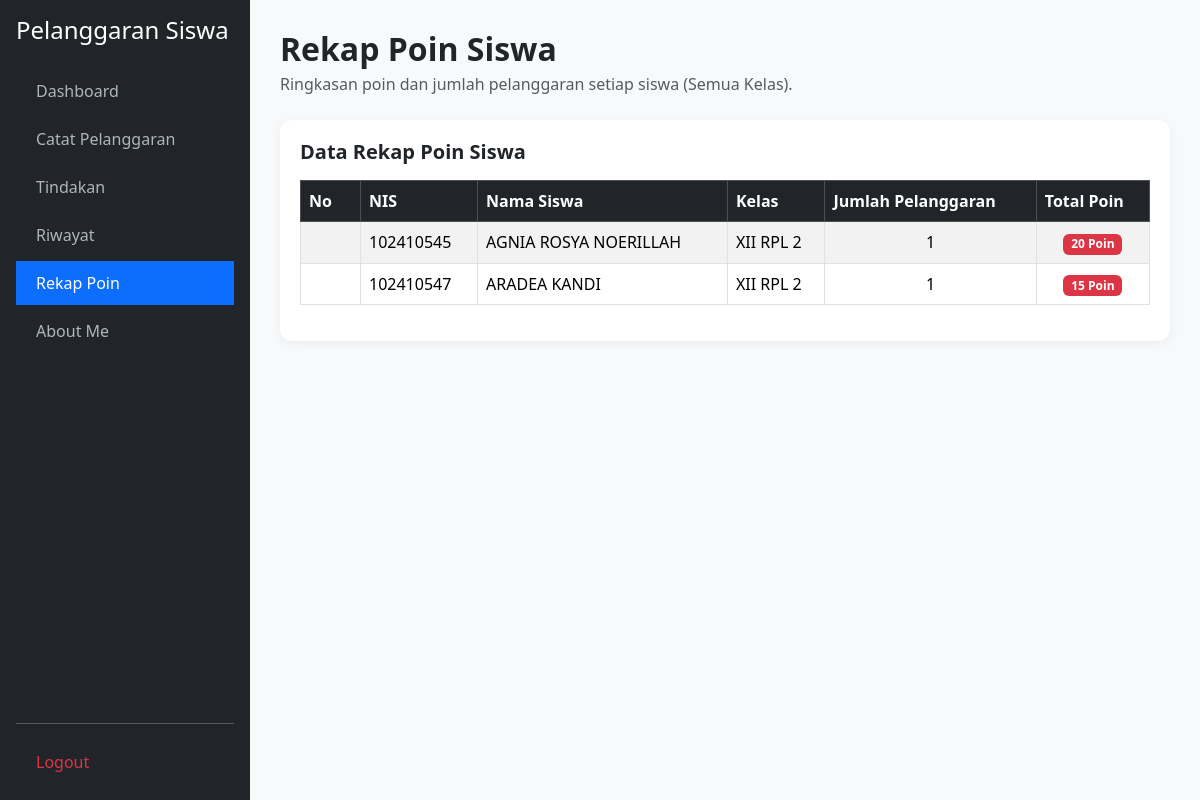
The page /rekap_poin.php on the database as committed earlier.
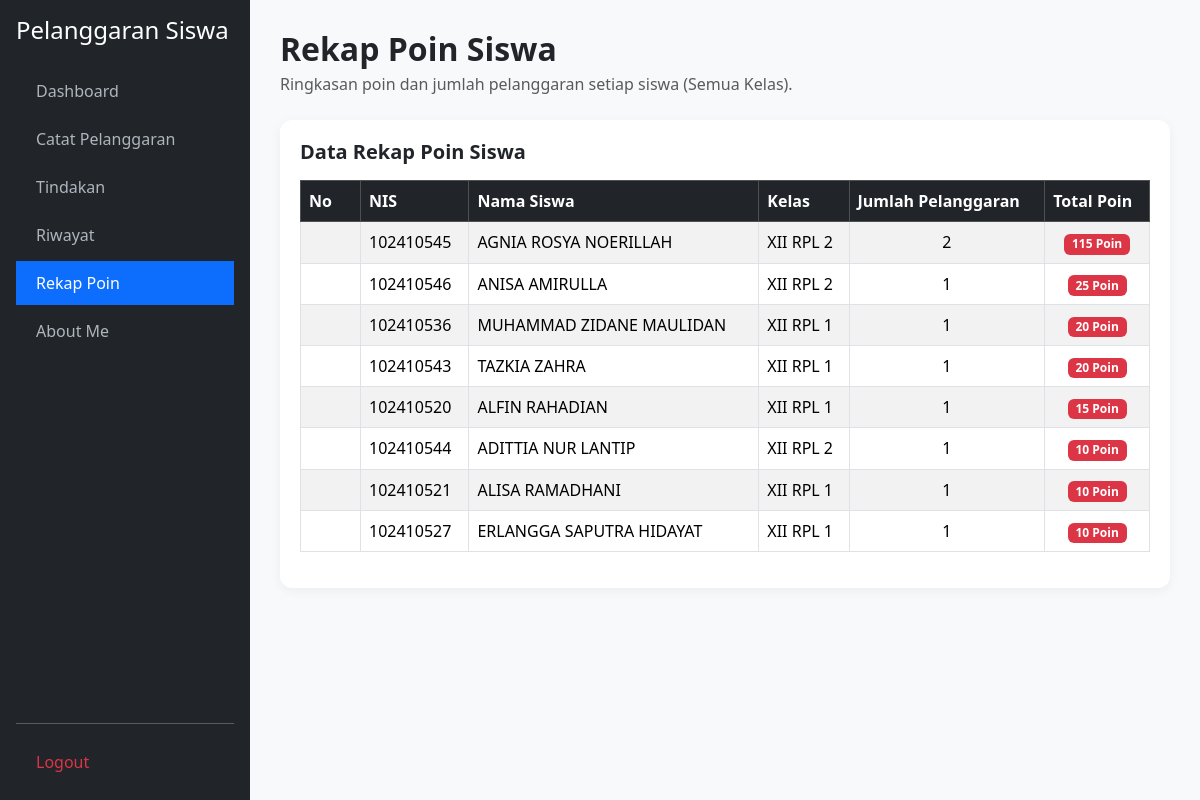
The same page on the database as committed later.
### tables this page shows
CREATE TABLE `t_siswa` (
  `id` int(11) NOT NULL,
  `nis` varchar(30) NOT NULL,
  `nisn` varchar(20) DEFAULT NULL,
  `nama` varchar(150) NOT NULL,
  `jenis_kelamin` char(1) DEFAULT NULL,
  `tanggal_lahir` date DEFAULT NULL,
  `alamat` text DEFAULT NULL,
  `status_aktif` tinyint(1) DEFAULT 1,
  `created_at` timestamp NULL DEFAULT NULL,
  `updated_at` timestamp NULL DEFAULT NULL
);

### rekap_poin.php (the view, shortened to what this page needs)
<?php
require_once 'koneksi.php';
$conn = $conn ?? ($koneksi ?? null);
$sql = "SELECT s.id AS siswa_id, s.nis, s.nama AS nama_siswa, k.nama AS nama_kelas,
        COUNT(ps.id) AS jumlah_pelanggaran, COALESCE(SUM(ps.poin), 0) AS total_poin
        FROM t_siswa AS s
        LEFT JOIN t_kelas_siswa AS ks ON ks.siswa_id = s.id AND ks.status_aktif = 1
        LEFT JOIN t_kelas AS k ON k.id = ks.kelas_id
        LEFT JOIN t_pelanggaran_siswa AS ps ON ps.siswa_id = s.id
        GROUP BY s.id, s.nis, s.nama, k.nama
        HAVING jumlah_pelanggaran > 0
        ORDER BY total_poin DESC, s.nama ASC";
$result = mysqli_query($conn, $sql);
function e($v) { return htmlspecialchars((string)($v ?? '-'), ENT_QUOTES, 'UTF-8'); }
?>
<!DOCTYPE html>
<html lang="id">
<head>
    <link href="https://cdn.jsdelivr.net/npm/bootstrap@5.3.3/dist/css/bootstrap.min.css" rel="stylesheet">
    <link href="https://cdn.datatables.net/1.13.8/css/dataTables.bootstrap5.min.css" rel="stylesheet">
</head>
<body>
<div class="sidebar d-flex flex-column p-3">
    <h4 class="text-white mb-4">Pelanggaran Siswa</h4>
    <ul class="nav nav-pills flex-column mb-auto">
        <li class="nav-item mb-1"><a href="dashboard.php">Dashboard</a></li>
        <li class="nav-item mb-1"><a href="catat_pelanggaran.php">Catat Pelanggaran</a></li>
        <li class="nav-item mb-1"><a href="tindakan.php">Tindakan</a></li>
        <li class="nav-item mb-1"><a href="riwayat.php">Riwayat</a></li>
        <li class="nav-item mb-1"><a href="rekap_poin.php" class="active">Rekap Poin</a></li>
        <li class="nav-item mb-1"><a href="about_me.php">About Me</a></li>
    </ul>
    <hr><a href="logout.php" class="text-danger" onclick="return confirm('Yakin ingin keluar?')">Logout</a>
</div>
<div class="main">
    <div class="mb-4">
        <h2 class="fw-bold mb-1">Rekap Poin Siswa</h2>
        <p class="text-muted">Ringkasan poin dan jumlah pelanggaran setiap siswa (Semua Kelas).</p>
    </div>
    <div class="table-container">
        <h5 class="fw-bold mb-3">Data Rekap Poin Siswa</h5>
        <div class="table-responsive">
            <table id="tabelRekap" class="table table-bordered table-striped table-hover w-100">
                <thead class="table-dark">
                    <tr>
                        <th style="width: 60px;">No</th><th>NIS</th><th>Nama Siswa</th>
                        <th>Kelas</th><th>Jumlah Pelanggaran</th><th>Total Poin</th>
                    </tr>
                </thead>
                <tbody>
                    <?php while ($row = mysqli_fetch_assoc($result)) : ?>
                        <tr>
                            <td></td>
                            <td><?= e($row['nis']); ?></td>
                            <td><?= e($row['nama_siswa']); ?></td>
                            <td><?= e($row['nama_kelas']); ?></td>
                            <td class="text-center"><?= number_format((int)$row['jumlah_pelanggaran'], 0, ',', '.'); ?></td>
                            <td class="text-center"><span class="badge bg-danger"><?= number_format((int)$row['total_poin'], 0, ',', '.'); ?> Poin</span></td>
                        </tr>
                    <?php endwhile; ?>
                </tbody>
            </table>
        </div>
    </div>
</div>
</body>
</html>

Rows that differ between the two databases and show on the page:
no longer on this page (row unchanged): t_siswa: nis "102410547", nama "ARADEA KANDI", nama_kelas "XII RPL 2", jumlah_pelanggaran "1", total_poin "15"
computed for t_siswa "AGNIA ROSYA NOERILLAH": jumlah_pelanggaran "1" → "2"; total_poin "20" → "115"
now on this page (row unchanged): t_siswa: nis "102410546", nama "ANISA AMIRULLA", nama_kelas "XII RPL 2", jumlah_pelanggaran "1", total_poin "25"
now on this page (row edited): t_siswa: nis "102410536", nama "MUHAMMAD ZIDANE MAULIDAN", nama_kelas "XII RPL 1", jumlah_pelanggaran "1", total_poin "20"
now on this page (row edited): t_siswa: nis "102410543", nama "TAZKIA ZAHRA", nama_kelas "XII RPL 1", jumlah_pelanggaran "1", total_poin "20"
now on this page (row edited): t_siswa: nis "102410520", nama "ALFIN RAHADIAN", nama_kelas "XII RPL 1", jumlah_pelanggaran "1", total_poin "15"
now on this page (row unchanged): t_siswa: nis "102410544", nama "ADITTIA NUR LANTIP", nama_kelas "XII RPL 2", jumlah_pelanggaran "1", total_poin "10"
now on this page (row edited): t_siswa: nis "102410521", nama "ALISA RAMADHANI", nama_kelas "XII RPL 1", jumlah_pelanggaran "1", total_poin "10"
now on this page (row edited): t_siswa: nis "102410527", nama "ERLANGGA SAPUTRA HIDAYAT", nama_kelas "XII RPL 1", jumlah_pelanggaran "1", total_poin "10"
